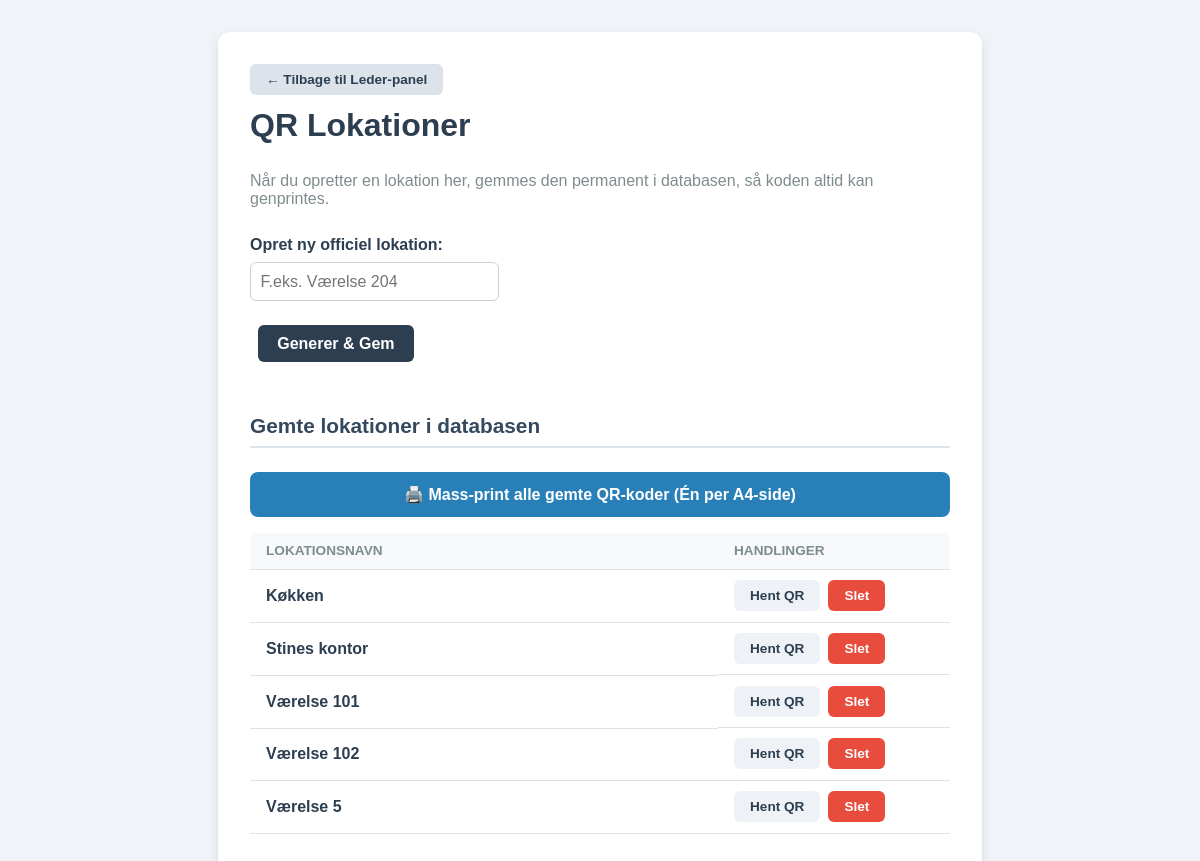
Page /generate_qr on the earlier database version.
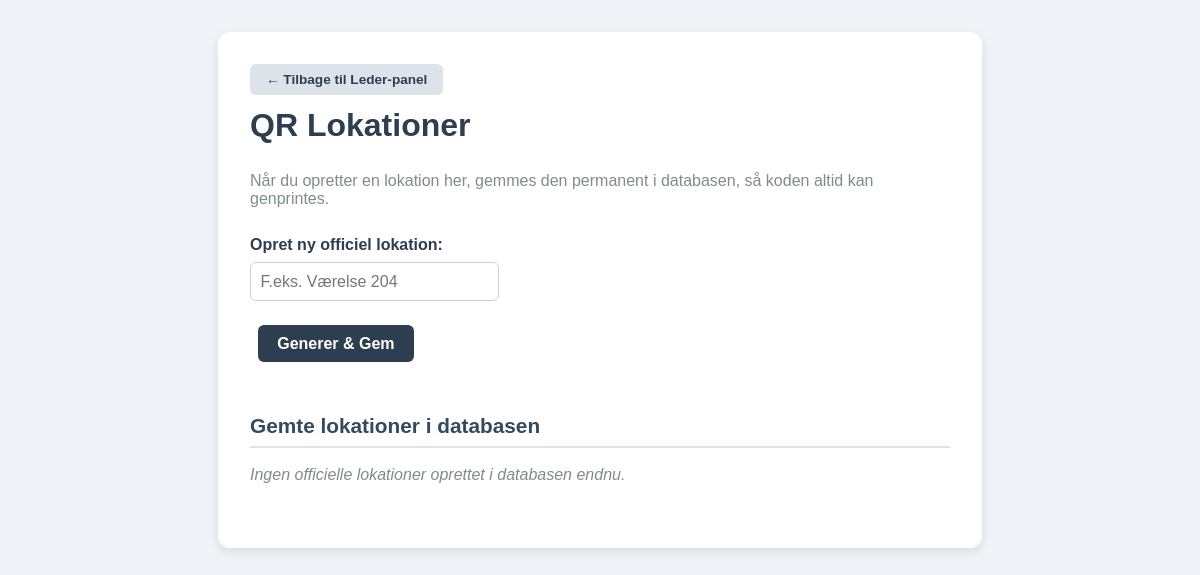
Same page on the later database version.
### tables this page shows
CREATE TABLE locations (
                id INTEGER PRIMARY KEY AUTOINCREMENT,
                name TEXT NOT NULL UNIQUE
            );

### app.py (the view, shortened to what this page needs)
@app.route("/generate_qr", methods=["GET", "POST"])
def generate_qr():
    qr_base64 = None
    target_url = None
    location = None
    get_location = request.args.get("location")
    with get_db() as conn:
        saved_locations = conn.execute("SELECT * FROM locations ORDER BY name ASC").fetchall()
    return render_template("generate_qr.html", saved_locations=saved_locations, qr_base64=qr_base64, target_url=target_url, location=location)

### app.py (called while the page is built)
def get_db():
    conn = sqlite3.connect(DATABASE)
    conn.row_factory = sqlite3.Row
    return conn

### templates/generate_qr.html (shortened to what this page needs)
<!DOCTYPE html>
<html lang="da">
<head>
</head>
<body>
    <div class="container">
        <div class="no-print page-header">
            <a href="/admin" class="btn btn-secondary">← Tilbage til Leder-panel</a>
            <h1>QR Lokationer</h1>
            <p style="color:#7f8c8d;">Når du opretter en lokation her, gemmes den permanent i databasen, så koden altid kan genprintes.</p>
            <form method="POST" action="/generate_qr">
                <div class="form-group">
                    <label for="location">Opret ny officiel lokation:</label>
                    <input type="text" id="location" name="location" placeholder="F.eks. Værelse 204" value="{{ location if request.method == 'POST' else '' }}" required autocomplete="off">
                    <button type="submit" class="btn btn-submit">Generer & Gem</button>
                </div>
            </form>
        </div>
        <div class="no-print">
            <h2 class="section-title">Gemte lokationer i databasen</h2>
            {% if saved_locations %}
                <a href="/print_all_qr" class="btn-mass-print">🖨️ Mass-print alle gemte QR-koder (Én per A4-side)</a>
                <table class="location-table">
                    <thead>
                        <tr>
                            <th>Lokationsnavn</th>
                            <th style="width: 200px;">Handlinger</th>
                        </tr>
                    </thead>
                    <tbody>
                        {% for loc in saved_locations %}
                            <tr>
                                <td><strong>{{ loc['name'] }}</strong></td>
                                <td class="actions-cell">
                                    <a href="/generate_qr?location={{ loc['name'] }}" class="btn btn-secondary" style="background:#eef2f7;">Hent QR</a>
                                    <form method="POST" action="/delete_location/{{ loc['id'] }}" style="display:inline;" onsubmit="return confirm('Vil du slette denne lokation fra databasen? Historiske opgaver slettes ikke.');">
                                        <button type="submit" class="btn btn-danger">Slet</button>
                                    </form>
                                </td>
                            </tr>
                        {% endfor %}
                    </tbody>
                </table>
            {% else %}
                <p style="color:#7f8c8d; font-style: italic; margin-top: 1rem;">Ingen officielle lokationer oprettet i databasen endnu.</p>
            {% endif %}
        </div>
    </div>
</body>
</html>

Differences in the rows shown:
removed locations: name "Køkken"
removed locations: name "Stines kontor"
removed locations: name "Værelse 101"
removed locations: name "Værelse 102"
removed locations: name "Værelse 5"
Other differences:
text no longer shown: "🖨️ Mass-print alle gemte QR-koder (Én per A4-side) LOKATIONSNAVN HANDLINGER"
text now shown: "Ingen officielle lokationer oprettet i databasen endnu."
